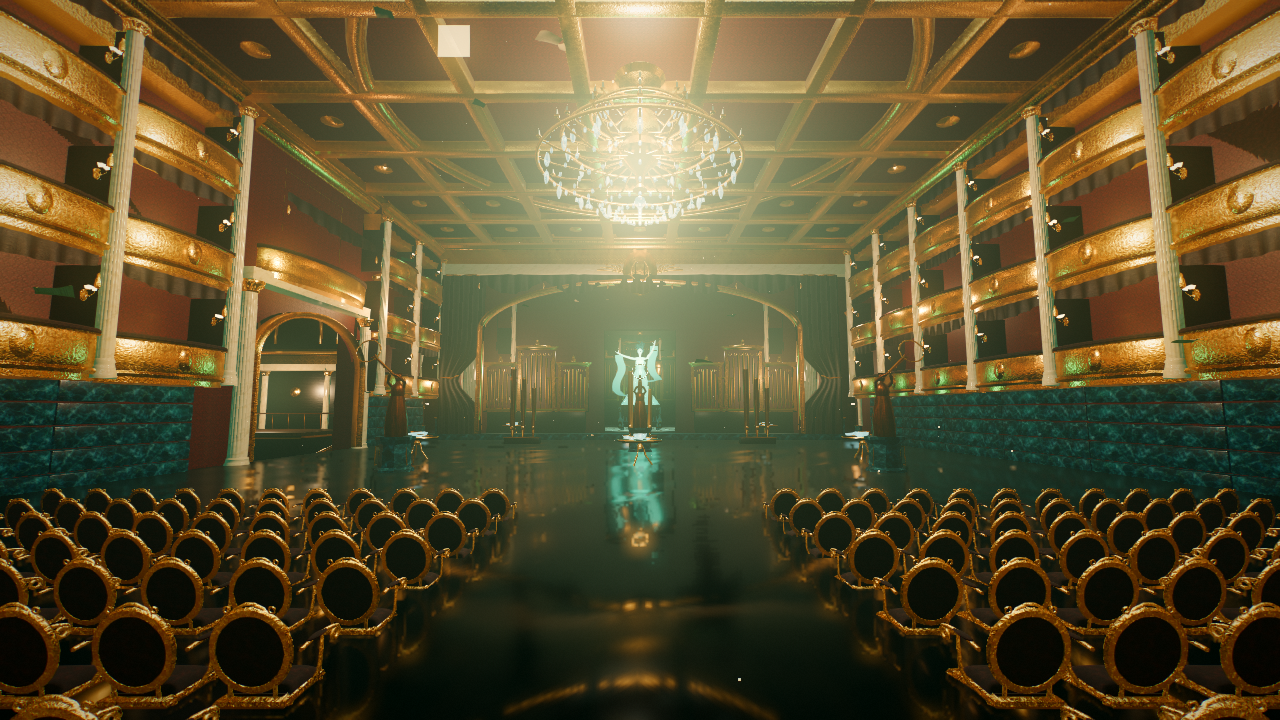
#> input picture shots/aria/auditorium_hall.png, 1280 x 720 px; its folder holds only this picture in this run
$ python shot_check.py
#> lines starting #> are read from the running program, lines starting #| are printed output that depends on the picture
"""Exposure gate for the Drowned Aria shots (same thresholds as the glass wing's gate).
    tools/.venv/bin/python wings/aria/tests/shot_check.py [shots/aria/*.png]
Each shot: mean luma 0.18-0.40, <=30% of pixels below luma 0.04, >=3% vivid (sat>0.5 and value>0.5).
Exit 1 if any shot fails."""
import glob
import sys

import numpy as np
from PIL import Image


def stats(path):
#> called with path = 'shots/aria/auditorium_hall.png'
    a = np.asarray(Image.open(path).convert("RGB").reduce(4), dtype=np.float32) / 255.0
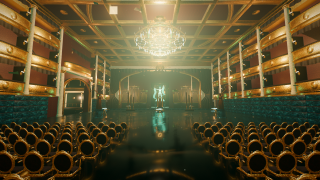
#> a: shape (180, 320, 3) float32; mean R, G, B 0.368, 0.322, 0.191
    luma = a @ np.array([0.2126, 0.7152, 0.0722], dtype=np.float32)
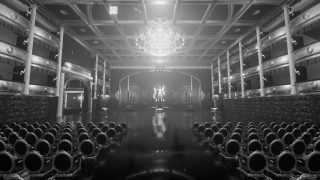
#> luma: shape (180, 320) float32; min 0.00841, max 0.99, mean 0.322
    mx, mn = a.max(-1), a.min(-1)
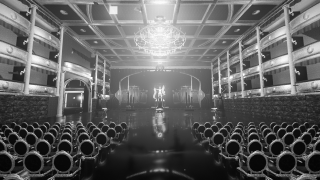
#> mx: shape (180, 320) float32; min 0.0118, max 1, mean 0.385
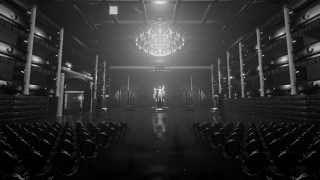
#> mn: shape (180, 320) float32; min 0, max 0.945, mean 0.187
    sat = np.where(mx > 0, (mx - mn) / np.maximum(mx, 1e-6), 0)
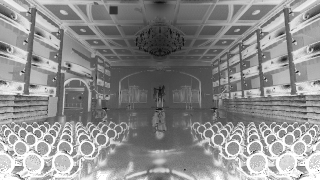
#> sat: shape (180, 320) float32; min 0, max 1, mean 0.549
    return float(luma.mean()), float((luma < 0.04).mean()), float(((sat > 0.5) & (mx > 0.5)).mean())


def verdict(mean, black, vivid):
    return 0.18 <= mean <= 0.40 and black <= 0.30 and vivid >= 0.03


def main(paths):
    bad = 0
    print(f"{'shot':22} {'mean':>5} {'<.04':>5} {'vivid':>5}")
    for p in paths:
        s = stats(p)
#> s = (0.322, 0.045, 0.123)
        ok = verdict(*s)
#> ok = True
        bad += not ok
#> bad = 0
        print(f"{p.rsplit('/', 1)[-1][:-4]:22} {s[0]:5.3f} {s[1]:5.2f} {s[2]:5.3f}  {'PASS' if ok else 'FAIL'}")
#| auditorium_hall        0.322  0.05 0.123  PASS
    return 1 if bad else 0


if __name__ == "__main__":
    assert verdict(0.25, 0.1, 0.05) and not verdict(0.1, 0.9, 0.0)
    sys.exit(main(sys.argv[1:] or sorted(glob.glob("shots/aria/*.png"))))
#> (the program exits here)

$ run again, on shots/aria/corridor_gap.png
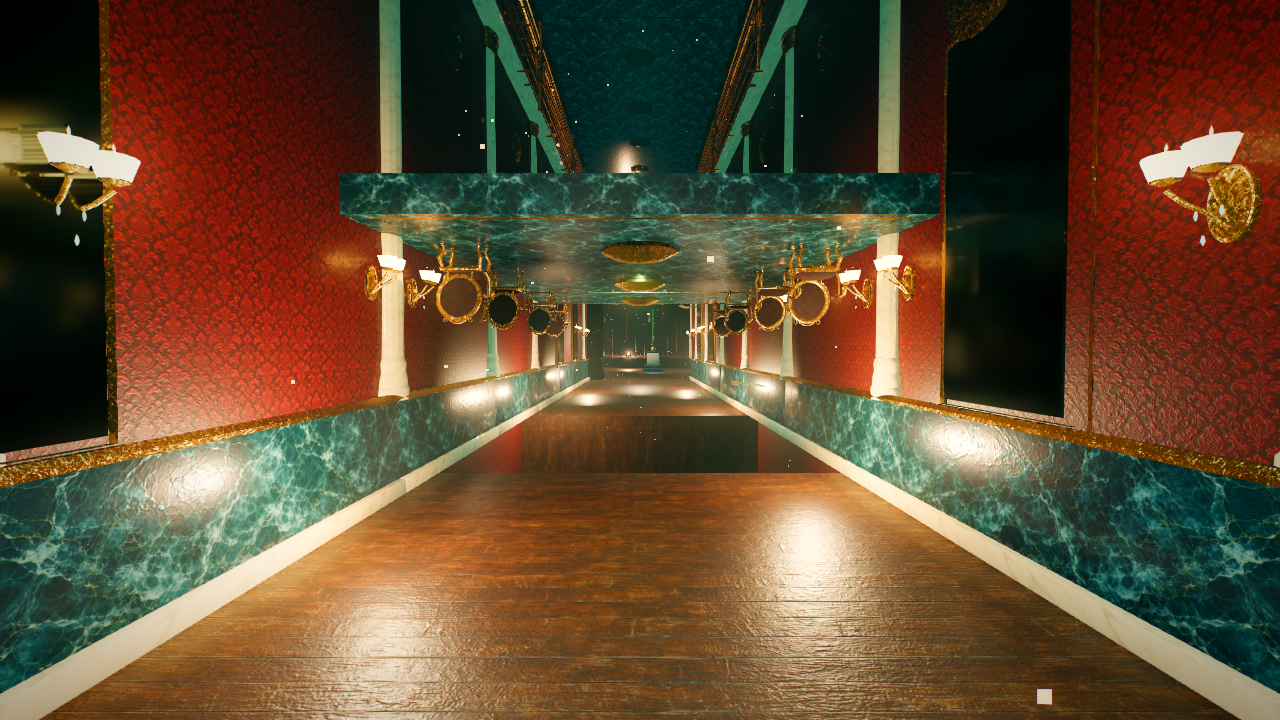
#> input picture shots/aria/corridor_gap.png, 1280 x 720 px
#> in stats, `mx, mn = a.max(-1), a.min(-1)`:
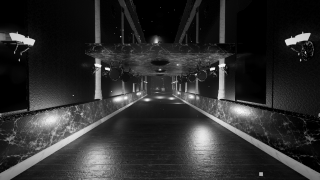
#> mn: shape (180, 320) float32; min 0, max 0.984, mean 0.177
#> in stats, `sat = np.where(mx > 0, (mx - mn) / np.maximum(mx, 1e-6), 0)`:
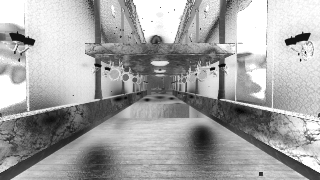
#> sat: shape (180, 320) float32; min 0.0157, max 1, mean 0.648
#> s = (0.307, 0.0589, 0.176)
#> ok = True
#> bad = 0
#| corridor_gap           0.307  0.06 0.176  PASS

$ run again, on shots/aria/dome_ring.png
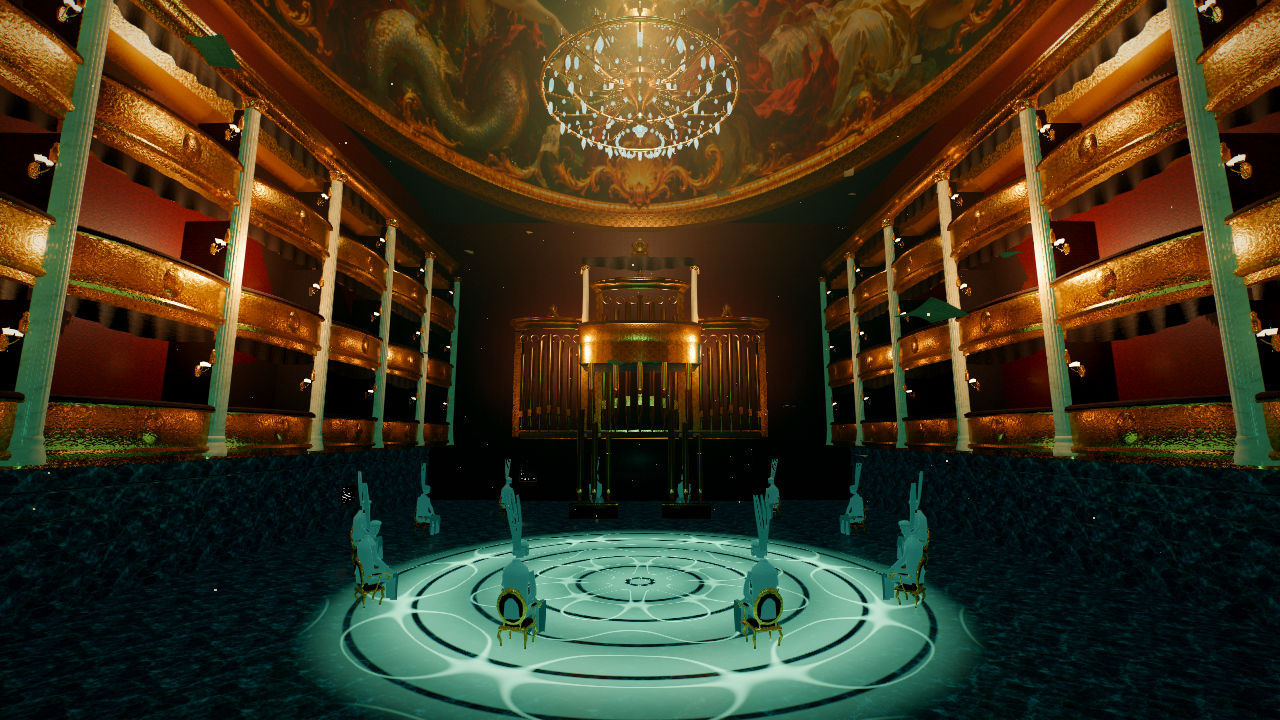
#> input picture shots/aria/dome_ring.png, 1280 x 720 px
#> in stats, `mx, mn = a.max(-1), a.min(-1)`:
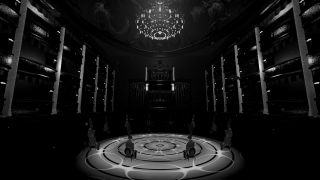
#> mn: shape (180, 320) float32; min 0, max 0.902, mean 0.088
#> in stats, `sat = np.where(mx > 0, (mx - mn) / np.maximum(mx, 1e-6), 0)`:
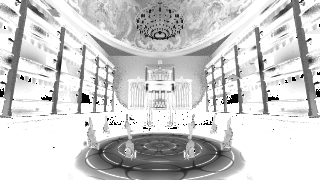
#> sat: shape (180, 320) float32; min 0, max 1, mean 0.804
#> s = (0.215, 0.158, 0.108)
#> ok = True
#> bad = 0
#| dome_ring              0.215  0.16 0.108  PASS
